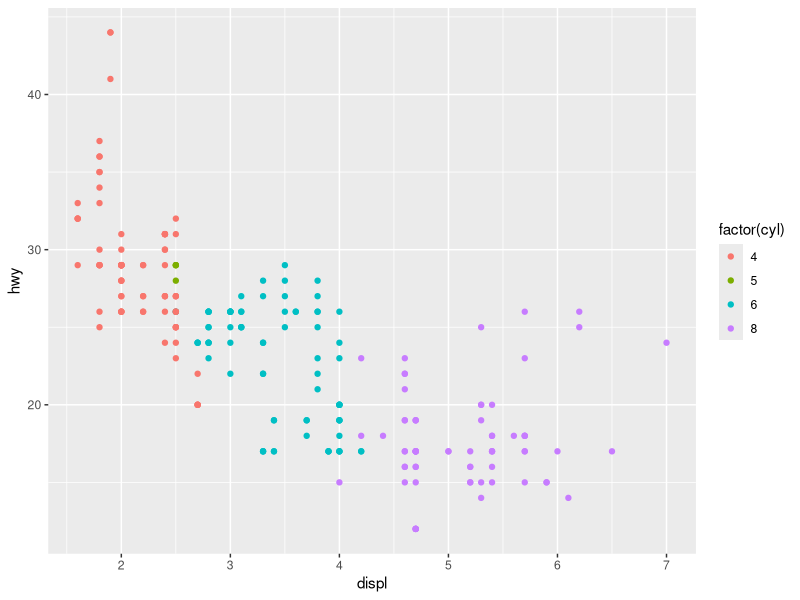
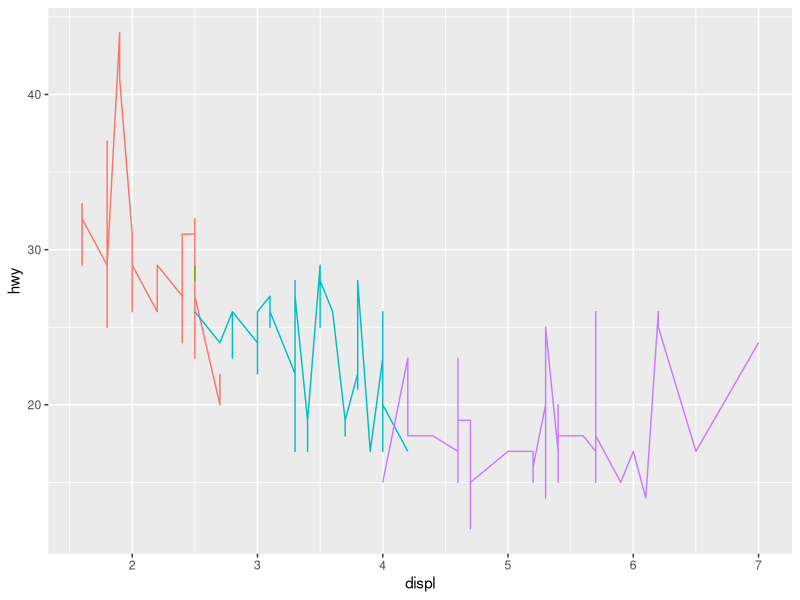
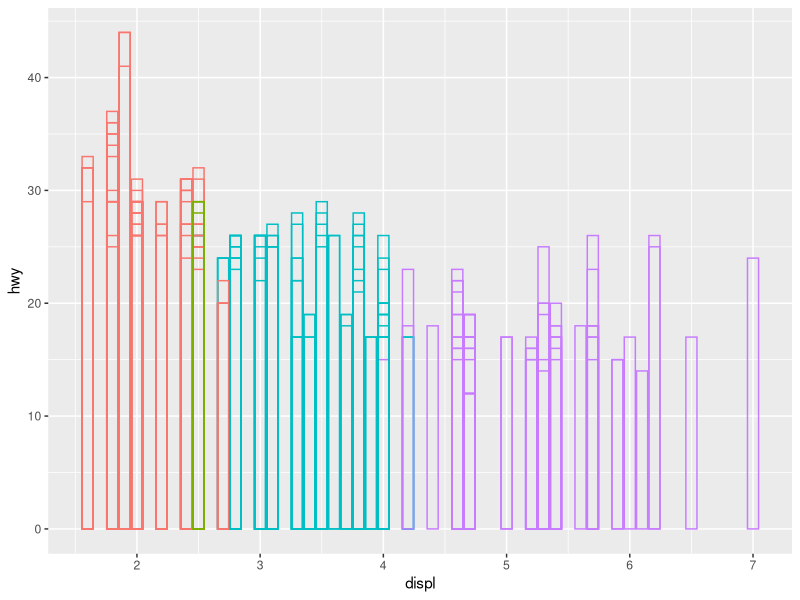
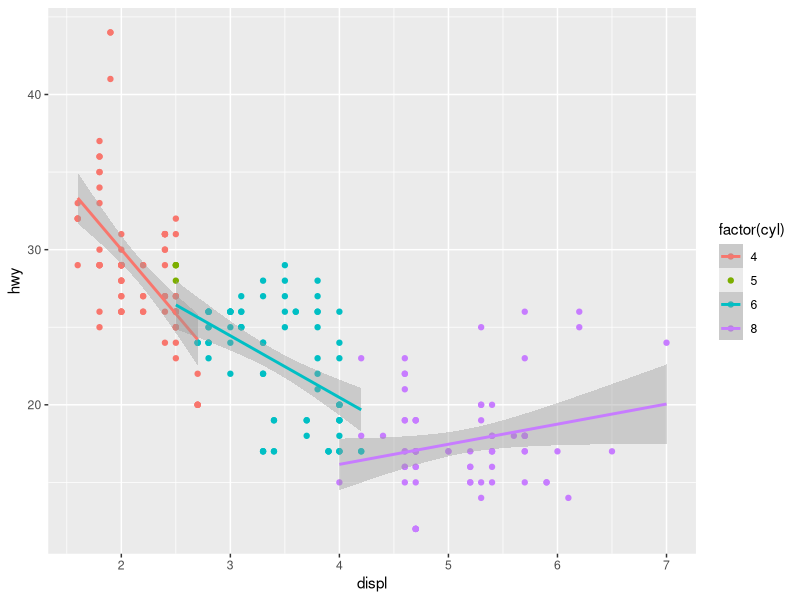
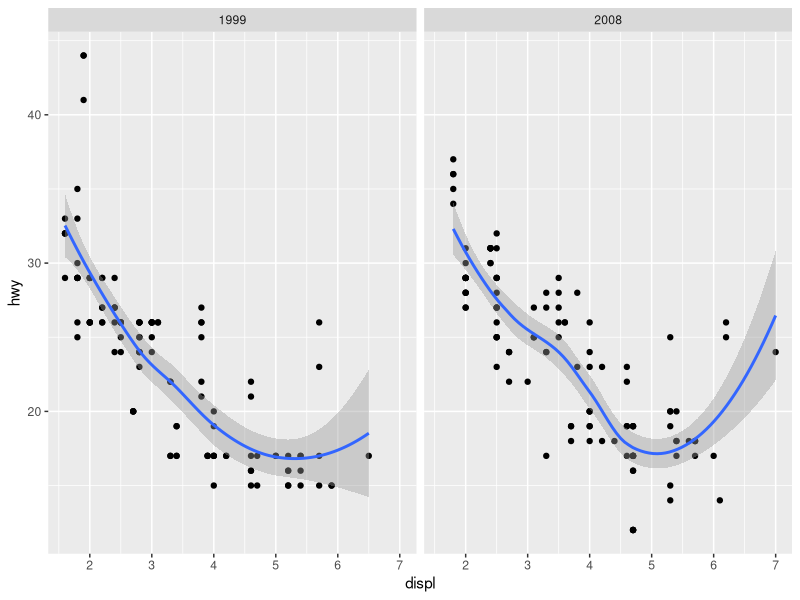

Write R code to recreate these figures, in order.
## ---- chunk 1
knitr::opts_chunk$set(echo = TRUE)
## ---- chunk 2
library(tidyverse)
## ---- chunk 3
mpg %>%
  ggplot(aes(displ, hwy, color = factor(cyl))) +
  geom_point()
## ---- chunk 4
p <- mpg %>%
  ggplot(aes(displ, hwy, color = factor(cyl)))

# Don't do this!
p +
  geom_line() + 
  theme(legend.position = "none")

# Or this!
p +
  geom_bar(stat = "identity", position = "identity", fill = NA) + 
  theme(legend.position = "none")

# This works
p +
  geom_point() + 
  geom_smooth(method = "lm")
## ---- chunk 5
mpg %>%
  ggplot(aes(displ, hwy)) + 
  geom_point() +
  geom_smooth() + 
  facet_wrap(vars(year))
